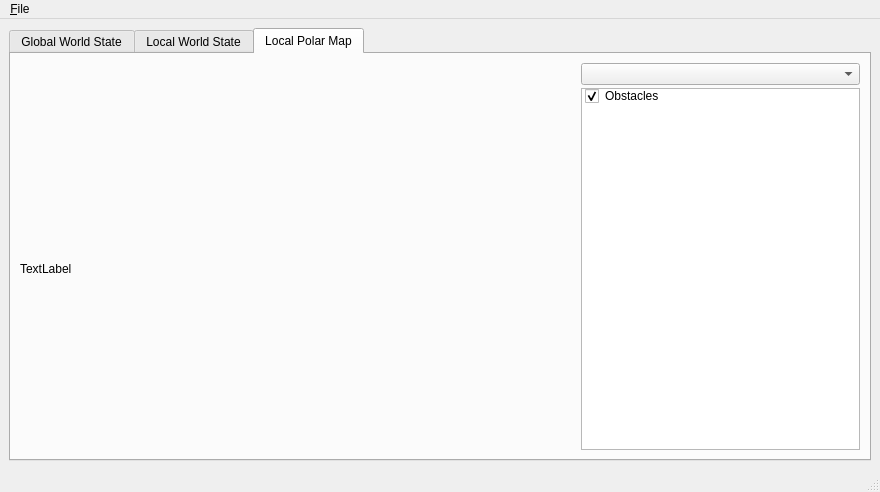
<?xml version="1.0" encoding="UTF-8"?>
<ui version="4.0">
 <class>KMonitorClass</class>
 <widget class="QMainWindow" name="KMonitorClass">
  <property name="geometry">
   <rect>
    <x>0</x>
    <y>0</y>
    <width>880</width>
    <height>492</height>
   </rect>
  </property>
  <property name="windowTitle">
   <string>KMonitor</string>
  </property>
  <widget class="QWidget" name="centralwidget">
   <layout class="QVBoxLayout" name="verticalLayout">
    <item>
     <widget class="QTabWidget" name="tabWidget">
      <property name="currentIndex">
       <number>2</number>
      </property>
      <widget class="QWidget" name="GWSTab">
       <attribute name="title">
        <string>Global World State</string>
       </attribute>
       <layout class="QVBoxLayout" name="verticalLayout_2">
        <item>
         <layout class="QHBoxLayout" name="horizontalLayout" stretch="3,1">
          <property name="spacing">
           <number>3</number>
          </property>
          <item>
           <widget class="KGraphicsView" name="GWSGraphicsView"/>
          </item>
          <item>
           <widget class="QTreeWidget" name="GWSTreeWidget">
            <property name="mouseTracking">
             <bool>false</bool>
            </property>
            <attribute name="headerCascadingSectionResizes">
             <bool>true</bool>
            </attribute>
            <attribute name="headerCascadingSectionResizes">
             <bool>true</bool>
            </attribute>
            <column>
             <property name="text">
              <string>  TEAM   HOST   TEAM#   PLAYER#   STATE</string>
             </property>
             <property name="font">
              <font>
               <family>Sans Serif</family>
               <pointsize>9</pointsize>
              </font>
             </property>
             <property name="textAlignment">
              <set>AlignLeft|AlignVCenter</set>
             </property>
            </column>
           </widget>
          </item>
         </layout>
        </item>
       </layout>
      </widget>
      <widget class="QWidget" name="LWSTab">
       <attribute name="title">
        <string>Local World State</string>
       </attribute>
       <layout class="QHBoxLayout" name="horizontalLayout_2">
        <item>
         <layout class="QGridLayout" name="gridLayout" rowstretch="0,0,0" columnstretch="0,3,0,1">
          <property name="spacing">
           <number>3</number>
          </property>
          <item row="2" column="1">
           <widget class="KGraphicsView" name="LWSGraphicsView"/>
          </item>
          <item row="0" column="3">
           <widget class="QComboBox" name="LWSComboBox"/>
          </item>
          <item row="0" column="1">
           <widget class="QLabel" name="LWSLabel">
            <property name="text">
             <string>&lt;!DOCTYPE HTML PUBLIC &quot;-//W3C//DTD HTML 4.0//EN&quot; &quot;http://www.w3.org/TR/REC-html40/strict.dtd&quot;&gt;
&lt;html&gt;&lt;head&gt;&lt;meta name=&quot;qrichtext&quot; content=&quot;1&quot; /&gt;&lt;style type=&quot;text/css&quot;&gt;
p, li { white-space: pre-wrap; }
&lt;/style&gt;&lt;/head&gt;&lt;body style=&quot; font-family:'Sans'; font-size:10pt; font-weight:400; font-style:normal;&quot;&gt;
&lt;table style=&quot;-qt-table-type: root; margin-top:4px; margin-bottom:4px; margin-left:4px; margin-right:4px;&quot;&gt;
&lt;tr&gt;
&lt;td style=&quot;border: none;&quot;&gt;
&lt;p align=&quot;center&quot; style=&quot; margin-top:0px; margin-bottom:0px; margin-left:0px; margin-right:0px; -qt-block-indent:0; text-indent:0px;&quot;&gt;...&lt;/p&gt;&lt;/td&gt;&lt;/tr&gt;&lt;/table&gt;&lt;/body&gt;&lt;/html&gt;</string>
            </property>
           </widget>
          </item>
          <item row="2" column="3">
           <widget class="QListWidget" name="LWSListWidget">
            <item>
             <property name="text">
              <string>Estimated Robot Position &amp; Orientation</string>
             </property>
             <property name="checkState">
              <enum>Checked</enum>
             </property>
            </item>
            <item>
             <property name="text">
              <string>Estimated Ball Position </string>
             </property>
             <property name="checkState">
              <enum>Checked</enum>
             </property>
            </item>
            <item>
             <property name="text">
              <string>Ball Observation</string>
             </property>
             <property name="checkState">
              <enum>Checked</enum>
             </property>
            </item>
            <item>
             <property name="text">
              <string>Regular Field Objects Observations</string>
             </property>
             <property name="checkState">
              <enum>Checked</enum>
             </property>
            </item>
            <item>
             <property name="text">
              <string>Localization Particles</string>
             </property>
             <property name="checkState">
              <enum>Checked</enum>
             </property>
            </item>
            <item>
             <property name="text">
              <string>Horizontal Field Of View</string>
             </property>
             <property name="checkState">
              <enum>Checked</enum>
             </property>
            </item>
            <item>
             <property name="text">
              <string>Trace Of Estimated Robot Positions</string>
             </property>
             <property name="checkState">
              <enum>Checked</enum>
             </property>
            </item>
            <item>
             <property name="text">
              <string>Motion Walk Commands</string>
             </property>
             <property name="checkState">
              <enum>Checked</enum>
             </property>
            </item>
           </widget>
          </item>
         </layout>
        </item>
       </layout>
      </widget>
      <widget class="QWidget" name="LPMTab">
       <attribute name="title">
        <string>Local Polar Map</string>
       </attribute>
       <layout class="QHBoxLayout" name="horizontalLayout_3">
        <item>
         <layout class="QGridLayout" name="gridLayout_2" columnstretch="2,1">
          <property name="spacing">
           <number>3</number>
          </property>
          <item row="0" column="1">
           <widget class="QComboBox" name="LPMComboBox"/>
          </item>
          <item row="1" column="1">
           <widget class="QListWidget" name="LPMListWidget">
            <item>
             <property name="text">
              <string>Obstacles</string>
             </property>
             <property name="checkState">
              <enum>Checked</enum>
             </property>
            </item>
           </widget>
          </item>
          <item row="1" column="0">
           <widget class="KLabel" name="LPMLabel">
            <property name="text">
             <string>TextLabel</string>
            </property>
           </widget>
          </item>
         </layout>
        </item>
       </layout>
      </widget>
     </widget>
    </item>
   </layout>
  </widget>
  <widget class="QMenuBar" name="menubar">
   <property name="geometry">
    <rect>
     <x>0</x>
     <y>0</y>
     <width>880</width>
     <height>25</height>
    </rect>
   </property>
   <widget class="QMenu" name="menu_File">
    <property name="title">
     <string>&amp;File</string>
    </property>
    <addaction name="action_Quit"/>
   </widget>
   <addaction name="menu_File"/>
  </widget>
  <widget class="QStatusBar" name="statusbar"/>
  <action name="action_Quit">
   <property name="text">
    <string>&amp;Quit</string>
   </property>
  </action>
  <action name="actionSkatoules">
   <property name="text">
    <string>skatoules</string>
   </property>
  </action>
 </widget>
 <customwidgets>
  <customwidget>
   <class>KGraphicsView</class>
   <extends>QGraphicsView</extends>
   <header>../KGraphicsView.h</header>
  </customwidget>
  <customwidget>
   <class>KLabel</class>
   <extends>QLabel</extends>
   <header location="global">../KLabel.h</header>
  </customwidget>
 </customwidgets>
 <resources>
  <include location="GuiResources.qrc"/>
 </resources>
 <connections/>
</ui>
